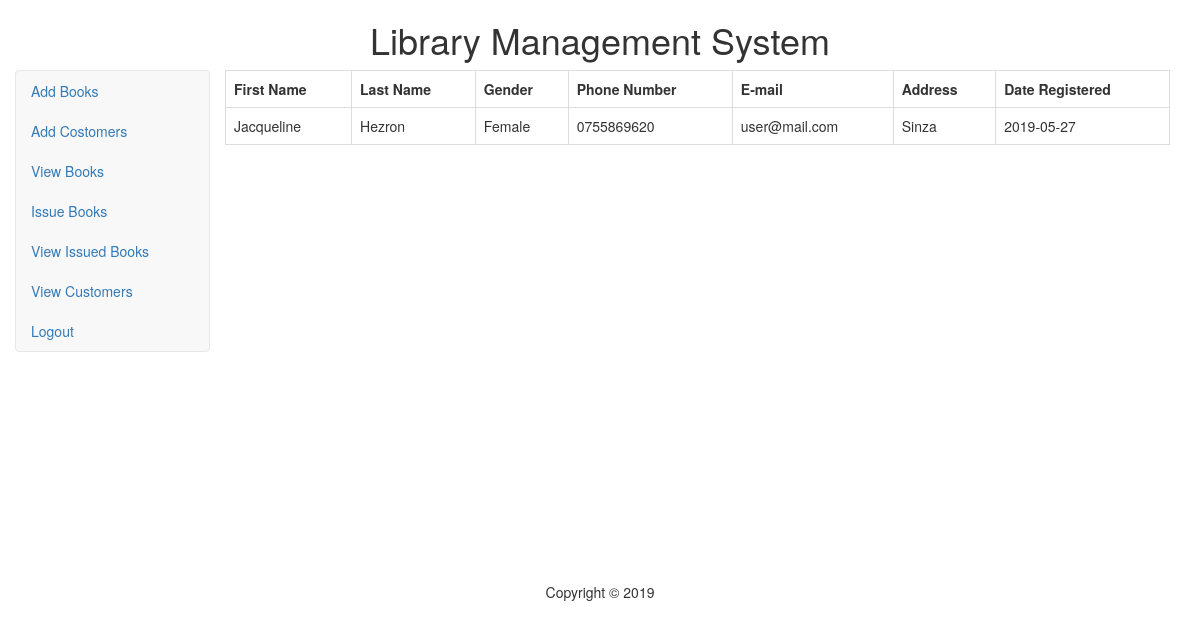
/lms/viewcustomers.php (signed in), run on the app's committed database.
### tables this page shows
CREATE TABLE `users` (
  `U_ID` varchar(20) NOT NULL,
  `F_name` varchar(20) NOT NULL,
  `L_name` varchar(20) NOT NULL,
  `Gender` varchar(10) NOT NULL,
  `Email` varchar(30) NOT NULL,
  `Phone` varchar(15) NOT NULL,
  `Address` varchar(100) NOT NULL,
  `User_type` varchar(10) DEFAULT NULL,
  `Password` varchar(50) DEFAULT NULL,
  `date_registered` date DEFAULT NULL
);

### lms/viewcustomers.php (the view, shortened to what this page needs)
<?php
	include("config.php");
	$query = "select * from users where user_type = 'client'";
	$result = mysqli_query($connection, $query);
?>
<!DOCTYPE html>
<html>
	<head>
		<link rel="stylesheet" href="css/bootstrap.min.css">
		<link rel="stylesheet" href="css/style.css">
	</head>
	<body>
		<div class="container">
			<div class="row">
				<div class="col-md-12">
					<h1 class="text">Library Management System</h1>
				</div>
			</div>
			<div class="row">
				<div class="col-md-2">
					<div class="navbar navbar-default row">
						<ul class="nav navbar-bar">
							<li class="active"><a href="addbooks.php">Add Books</a></li>
							<li><a href="addcustomers.php">Add Costomers</a></li>
							<li><a href="viewbooks.php">View Books</a></li>
							<li><a href="issuebook.php">Issue Books</a></li>
							<li><a href="viewissuedbooks.php">View Issued Books</a></li>
							<li><a href="viewcustomers.php">View Customers</a></li>
							<li><a href="logout.php">Logout</a></li>
						</ul>
				</div>
			</div>
				<div class="col-md-10">
						<div class="table-responsive">
					<table class="table table-bordered table-hover">
						<tr>
							<th>First Name</th>
							<th>Last Name</th>
							<th>Gender</th>
							<th>Phone Number</th>
							<th>E-mail</th>
							<th>Address</th>
							<th>Date Registered</th>
						</tr>
						<?php
						while($row = mysqli_fetch_assoc($result)){
						?>
						<tr>
							<td><?php echo $row["F_name"]; ?></td>
							<td><?php echo $row["L_name"]; ?></td>
							<td><?php echo $row["Gender"]; ?></td>
							<td><?php echo $row["Phone"]; ?></td>
							<td><?php echo $row["Email"]; ?></td>
							<td><?php echo $row["Address"]; ?></td>
							<td><?php echo $row["date_registered"]; ?></td>
						</tr>
						<?php
						}
						?>
					</table>
					</div>
				</div>
			</div>
			<div class="row">
				<div class="col-md-12">
					<p class="txt6">Copyright &copy 2019</p>
				</div>
			</div>
		</div>
	</body>
</html>

### lms/css/style.css (style rules this page uses)
.text { text-align: center; }
.txt6 { text-align: center; margin-top: 210px; }

### data on the page
users: F_name "Jacqueline", L_name "Hezron", Gender "Female", Phone "0755869620", Email "user@mail.com", Address "Sinza", date_registered "2019-05-27"
